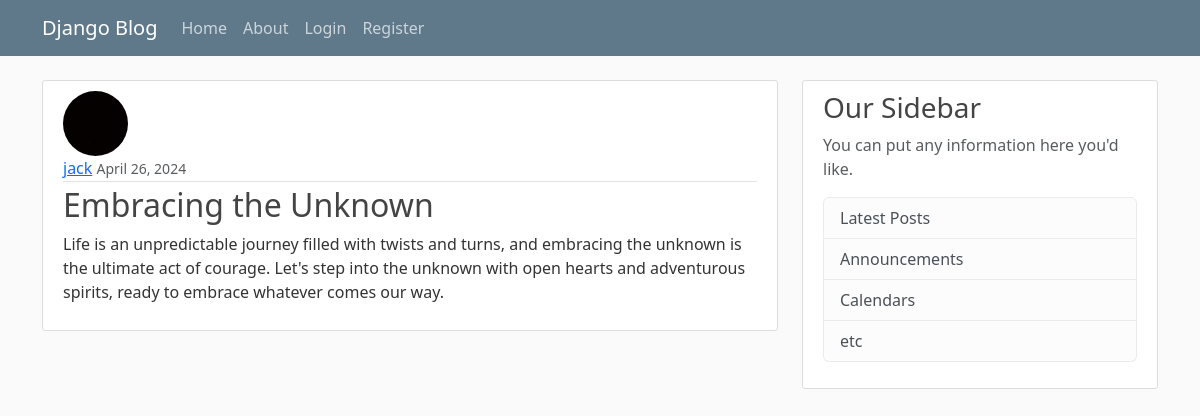
The page /post/33/ on the database its author committed.
### blog/models.py (models this page shows, shortened)
class Post(models.Model):
    title = models.CharField(max_length = 100)
    content = models.TextField()
    date_posted = models.DateTimeField(default = timezone.now)
    author = models.ForeignKey(User, on_delete=models.CASCADE)

### users/models.py (models this page shows, shortened)
class Profile(models.Model):
    user = models.OneToOneField(User, on_delete=models.CASCADE)
    image = models.ImageField(default='default.jpg', upload_to='profile_pics')

### blog/views.py (the view)
# urls.py: path('post/<int:pk>/', PostDetailView.as_view(), name='post-detail'),
class PostDetailView(DetailView):
    model = Post

### blog/templates/blog/post_detail.html (shortened to what this page needs)
{% extends "blog/base.html" %}
{% block content %}
    <article class="media content-section">
        <img class="rounded-circle article-img" src="{{ object.author.profile.image.url }}">
        <div class="media-body">
            <div class="article-metadata">
            <a class="mr-2" href="{% url 'user-posts' object.author.username %}">{{ object.author }}</a>
            <small class="text-muted">{{ object.date_posted|date:"F d, Y " }}</small>
            </div>
            <h2 class="article-title" href="#">{{ object.title }}</h2>
            <p class="article-content">{{ object.content }}</p>
        </div>
        </article>
{% endblock content %}

### blog/static/blog/main.css (style rules this page uses)
body { background: #fafafa; color: #333333; margin-top: 5rem; }
h1, h2, h3, h4, h5, h6 { color: #444444; }
.content-section { background: #ffffff; padding: 10px 20px; border: 1px solid #dddddd; border-radius: 3px; margin-bottom: 20px; }
.article-title { color: #444444; }
.article-content { white-space: pre-line; }
.article-img { height: 65px; width: 65px; margin-right: 16px; }
.article-metadata { padding-bottom: 1px; margin-bottom: 4px; border-bottom: 1px solid #e3e3e3 }

### rows shown on the page
Post: author.profile.image (picture), author "jack", date_posted "April 26, 2024", title "Embracing the Unknown", content "Life is an unpredictable journey filled with twists and turns, and embracing the unknown is the ultimate act of courage. Let's step into the unknown with open hearts and adventurous spirits, ready to embrace whatever comes our way."
